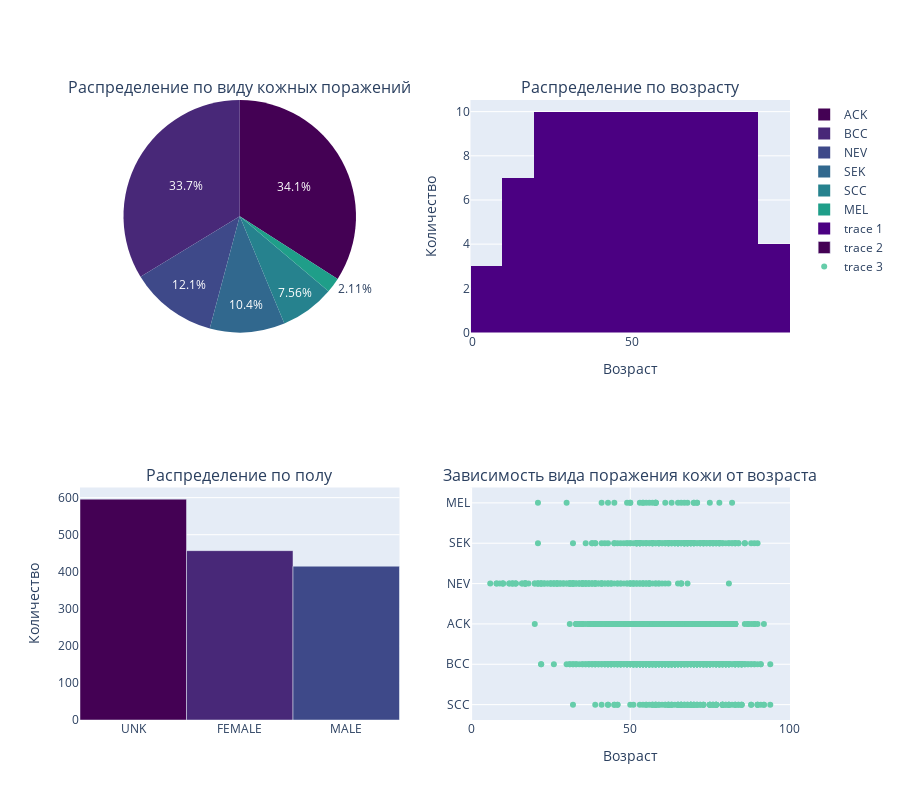

Notebook code for this chart:
### Markdown cell above
Заполним пропуски в столбце "gender" для рассмотрения полноты данных по основным признакам путем динамической визуализации.

### Code cell
# Добавление динамической визуализации


fig = make_subplots(rows=2, cols=2,
                    specs=[[{"type": "domain"}, {"type": "xy"}],
                           [{"type": "xy"}, {"type": "xy"}]],
                    subplot_titles=(
                        "Распределение по виду кожных поражений",
                        "Распределение по возрасту",
                        "Распределение по полу",
                        "Зависимость вида поражения кожи от возраста"
                    )
)

diagnostic = raw_data['diagnostic'].value_counts()
fig.add_trace(
    go.Pie(
        labels=diagnostic.index.tolist(),
        values=diagnostic.values.tolist(),
        marker=dict(colors=px.colors.sequential.Viridis)
        ),
    row=1, col=1
)

age = raw_data['age'].value_counts()
fig.add_trace(
    go.Histogram(
        x=age.index,
        y=age.values,
        marker_color='indigo'
        ),
    row=1, col=2
)

data_without_nan = validated_data['gender'].cat.add_categories("UNK").fillna("UNK")
gender = data_without_nan.value_counts()
fig.add_trace(
    go.Bar(
        x=gender.index,
        y=gender.values,
        marker_color=px.colors.sequential.Viridis
        ),
    row=2, col=1
)

fig.add_trace(
    go.Scatter(
        x=raw_data['age'],
        y=raw_data['diagnostic'],
        mode='markers',
        marker=dict(color='mediumaquamarine')
        ),
    row=2, col=2
)

fig.update_xaxes(title_text="Возраст", row=1, col=2)
fig.update_xaxes(title_text="Возраст", row=2, col=2)
fig.update_yaxes(title_text="Количество", row=1, col=2)
fig.update_yaxes(title_text="Количество", row=2, col=1)
fig.update_layout(height=800)

fig.show()

### Figure 1 — Plotly figure (JSON) as saved in the notebook; plotly's stock layout.template omitted (floating-point values rounded to 4 significant figures; data arrays with more than 128 entries replaced by an {"elided": "..."} marker saying what was removed)
{"data": [{"domain": {"x": [0, 0.45], "y": [0.625, 1]}, "labels": ["ACK", "BCC", "NEV", "SEK", "SCC", "MEL"], "marker": {"colors": ["#440154", "#482878", "#3e4989", "#31688e", "#26828e", "#1f9e89", "#35b779", "#6ece58", "#b5de2b", "#fde725"]}, "type": "pie", "values": [500, 495, 178, 153, 111, 31]}, {"marker": {"color": "indigo"}, "type": "histogram", "x": [58, 55, 62, 71, 70, 68, 57, 52, 66, 69, 53, 75, 54, 63, 60, 67, 73, 64, 65, 51, 56, 77, 59, 61, 50, 74, 79, 78, 47, 45, 72, 80, 81, 39, 46, 83, 41, 43, 49, 76, 44, 35, 32, 85, 37, 48, 40, 82, 42, 38, 84, 31, 36, 33, 34, 22, 90, 88, 21, 86, 17, 27, 26, 89, 25, 87, 30, 20, 13, 92, 14, 23, 29, 10, 28, 91, 16, 94, 24, 8, 12, 18, 6, 9], "xaxis": "x", "y": [44, 44, 42, 40, 39, 38, 38, 37, 37, 37, 36, 35, 35, 35, 35, 34, 34, 33, 32, 31, 31, 29, 29, 28, 26, 25, 25, 25, 24, 23, 23, 23, 22, 21, 20, 20, 18, 16, 16, 16, 16, 14, 13, 12, 12, 11, 11, 11, 11, 11, 10, 10, 10, 8, 7, 7, 6, 6, 6, 6, 6, 6, 5, 5, 4, 4, 4, 3, 3, 3, 3, 3, 3, 3, 3, 3, 2, 2, 2, 2, 2, 1, 1, 1], "yaxis": "y"}, {"marker": {"color": ["#440154", "#482878", "#3e4989", "#31688e", "#26828e", "#1f9e89", "#35b779", "#6ece58", "#b5de2b", "#fde725"]}, "type": "bar", "x": ["UNK", "FEMALE", "MALE"], "xaxis": "x2", "y": [596, 457, 415], "yaxis": "y2"}, {"marker": {"color": "mediumaquamarine"}, "mode": "markers", "type": "scatter", "x": {"elided": "1468 int values"}, "xaxis": "x3", "y": {"elided": "1468 str values"}, "yaxis": "y3"}], "layout": {"annotations": [{"font": {"size": 16}, "showarrow": false, "text": "Распределение по виду кожных поражений", "x": 0.225, "xanchor": "center", "xref": "paper", "y": 1, "yanchor": "bottom", "yref": "paper"}, {"font": {"size": 16}, "showarrow": false, "text": "Распределение по возрасту", "x": 0.775, "xanchor": "center", "xref": "paper", "y": 1, "yanchor": "bottom", "yref": "paper"}, {"font": {"size": 16}, "showarrow": false, "text": "Распределение по полу", "x": 0.225, "xanchor": "center", "xref": "paper", "y": 0.375, "yanchor": "bottom", "yref": "paper"}, {"font": {"size": 16}, "showarrow": false, "text": "Зависимость вида поражения кожи от возраста", "x": 0.775, "xanchor": "center", "xref": "paper", "y": 0.375, "yanchor": "bottom", "yref": "paper"}], "height": 800, "xaxis": {"anchor": "y", "domain": [0.55, 1], "title": {"text": "Возраст"}}, "xaxis2": {"anchor": "y2", "domain": [0, 0.45]}, "xaxis3": {"anchor": "y3", "domain": [0.55, 1], "title": {"text": "Возраст"}}, "yaxis": {"anchor": "x", "domain": [0.625, 1], "title": {"text": "Количество"}}, "yaxis2": {"anchor": "x2", "domain": [0, 0.375], "title": {"text": "Количество"}}, "yaxis3": {"anchor": "x3", "domain": [0, 0.375]}}}
